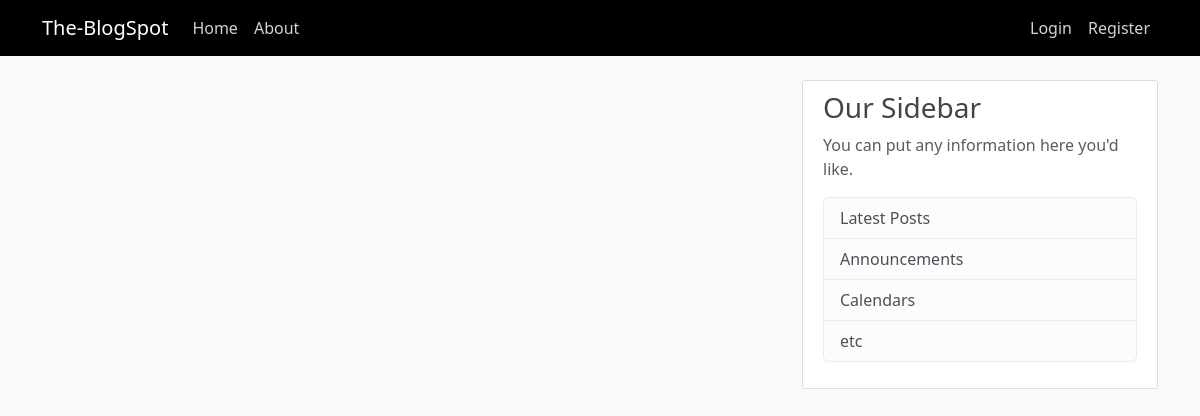
Page /home on the earlier database version.
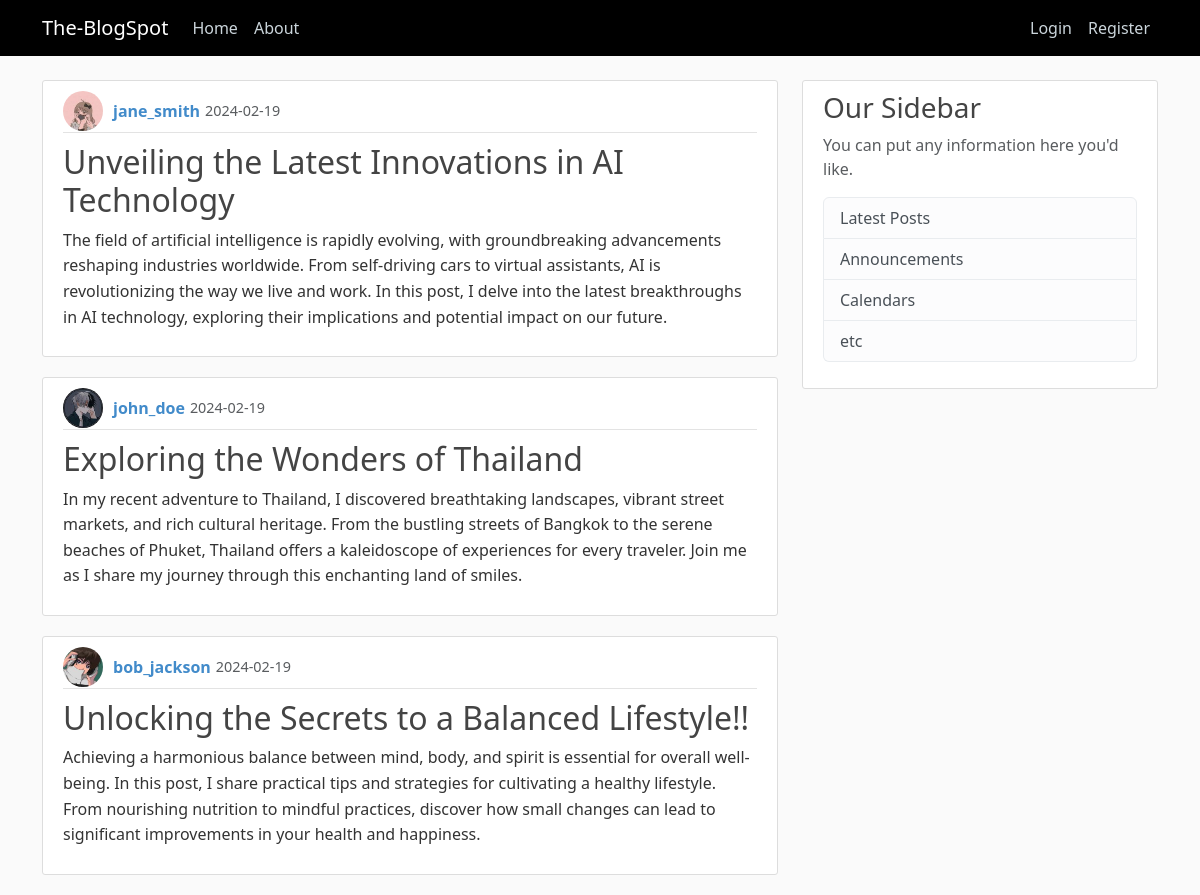
Same page on the later database version.
### blogspot/models.py (models this page shows, shortened)
class Post(db.Model):
    id = db.Column(db.Integer, primary_key =True)
    title = db.Column(db.String(100), nullable =False)
    date_posted = db.Column(db.DateTime, nullable = False, default =datetime.utcnow)
    content = db.Column(db.Text, nullable =False)
    user_id = db.Column(db.Integer, db.ForeignKey('user.id'), nullable =False)

class User(db.Model, UserMixin):
    id = db.Column(db.Integer, primary_key =True)
    username = db.Column(db.String(20), unique =True, nullable =False)
    email = db.Column(db.String(100), unique =True, nullable =False)
    password = db.Column(db.String(50), nullable =False)
    image_file = db.Column(db.String(100), default='default.jpg', nullable =False)
    post = db.relationship('Post', backref ='author', lazy =True)

### blogspot/routes.py (the view)
@app.route("/")
@app.route("/home")
def home():
    posts =Post.query.all()
    return render_template("home.html", posts= posts)

### blogspot/templates/home.html
{% extends "layout.html" %}
{% block content %}
    {% for post in posts %}
    <article class="media content-section">
        <div class="media-body">
            <div class="article-metadata">
                <img class="rounded-circle article-img" src="{{ url_for('static', filename ='profile_pics/' + post.author.image_file ) }}">
                <a class="mr-2" href="#">{{ post.author.username }}</a>
                <small class="text-muted">{{ post.date_posted.strftime('%Y-%m-%d') }}</small>
            </div>
            <h2><a class="article-title" href="{{ url_for('post', post_id =post.id)}}">{{ post.title }}</a></h2>
            <p class="article-content">{{ post.content }}</p>
        </div>
    </article>
    {% endfor %}
{% endblock content %}

### blogspot/templates/layout.html (shortened to what this page needs)
<!DOCTYPE html>
<html lang="en">
<head>
    <link href="https://cdn.jsdelivr.net/npm/bootstrap@5.3.2/dist/css/bootstrap.min.css" rel="stylesheet">
    <link rel="stylesheet" type="text/css" href="{{ url_for('static',filename='main.css') }}">
    </head>
<body>
    <header class="site-header">
        <nav class="navbar navbar-expand-md navbar-dark bg-steel fixed-top">
          <div class="container">
            <a class="navbar-brand mr-4" href="/">The-BlogSpot</a>
            <div class="collapse navbar-collapse" id="navbarToggle">
              <div class="navbar-nav mr-auto">
                <a class="nav-item nav-link" href="{{url_for('home')}}">Home</a>
                <a class="nav-item nav-link" href="{{url_for('about')}}">About</a>
              </div>
              <div class="navbar-nav ms-auto">
                {% if current_user.is_authenticated %}
                <a class="nav-item nav-link" href="{{url_for('new_post')}}">New Post</a>
                <a class="nav-item nav-link" href="{{url_for('account')}}">Account</a>
                <a class="nav-item nav-link" href="{{url_for('logout')}}">Logout</a>
                {% else %}
                <a class="nav-item nav-link" href="{{url_for('login')}}">Login</a>
                <a class="nav-item nav-link" href="{{url_for('register')}}">Register</a>
                {% endif %}
              </div>
            </div>
          </div>
        </nav>
      </header>
      <main role="main" class="container">
        <div class="row">
          <div class="col-md-8">
            {% block content %}{% endblock %}
          </div>
          <div class="col-md-4">
            <div class="content-section">
              <h3>Our Sidebar</h3>
              <p class='text-muted'>You can put any information here you'd like.
                <ul class="list-group">
                  <li class="list-group-item list-group-item-light">Latest Posts</li>
                  <li class="list-group-item list-group-item-light">Announcements</li>
                  <li class="list-group-item list-group-item-light">Calendars</li>
                  <li class="list-group-item list-group-item-light">etc</li>
                </ul>
              </p>
            </div>
          </div>
        </div>
      </main>
</body>
</html>

### blogspot/static/main.css (style rules this page uses)
a { text-decoration: none; }
body { background: #fafafa; color: #333333; margin-top: 5rem; }
h1, h2, h3, h4, h5, h6 { color: #444444; }
.bg-steel { background-color: #000000; }
.site-header .navbar-nav .nav-link { color: #cbd5db; }
.content-section { background: #ffffff; padding: 10px 20px; border: 1px solid #dddddd; border-radius: 3px; margin-bottom: 20px; }
.article-title { color: #444444; }
.article-content { white-space: pre-line; }
.article-img { height: 65px; width: 65px; margin-right: 16px; }
.article-metadata { padding-bottom: 1px; margin-bottom: 4px; border-bottom: 1px solid #e3e3e3 }
.media { display: flex; align-items: center; }
.media-body { flex: 1; }
.article-metadata { display: flex; align-items: center; margin-bottom: 10px; }
.article-metadata img { height: 40px; width: 40px; margin-right: 10px; border-radius: 50%; }
.article-metadata a { color: #428bca; font-weight: bold; text-decoration: none; transition: color 0.3s; }
.article-metadata small { color: #888888; font-size: 0.9em; margin-left: 5px; }
.article-title { margin-top: 10px; }
.article-content { line-height: 1.6; }

Differences in the rows shown:
added Post: image_file (picture), author.username "jane_smith", date_posted "2024-02-19", title "Unveiling the Latest Innovations in AI Technology", content "The field of artificial intelligence is rapidly evolving, with groundbreaking advancements reshaping industries worldwide. From self-driving cars to virtual assistants, AI is revolutionizing the way we live and work. In this post, I delve into the latest breakthroughs in AI technology, exploring their implications and potential impact on our future."
added Post: image_file (picture), author.username "john_doe", date_posted "2024-02-19", title "Exploring the Wonders of Thailand", content "In my recent adventure to Thailand, I discovered breathtaking landscapes, vibrant street markets, and rich cultural heritage. From the bustling streets of Bangkok to the serene beaches of Phuket, Thailand offers a kaleidoscope of experiences for every traveler. Join me as I share my journey through this enchanting land of smiles."
added Post: image_file (picture), author.username "bob_jackson", date_posted "2024-02-19", title "Unlocking the Secrets to a Balanced Lifestyle!!", content "Achieving a harmonious balance between mind, body, and spirit is essential for overall well-being. In this post, I share practical tips and strategies for cultivating a healthy lifestyle. From nourishing nutrition to mindful practices, discover how small changes can lead to significant improvements in your health and happiness."
